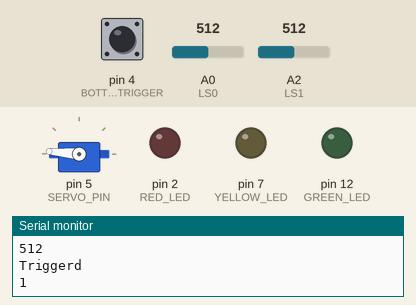
Recording of a sketch running on a simulated Arduino Uno, built with avr-gcc and run on an emulated ATmega328P. On the bench: servo, output pins drawn as LEDs (lit = HIGH), the last lines printed to the serial monitor. The test bench sets the inputs (shaded band); at power-on: pin 4 (BOTTLE_TRIGGER) HIGH, A0 (LS0) = 512, A2 (LS1) = 512. At 10.7 s the program stops and its outputs stay as they are.

Above: at 1.2 s.
1.3 s: pin 4 (BOTTLE_TRIGGER) pulled LOW for 0.15 s
At 2.2 s:
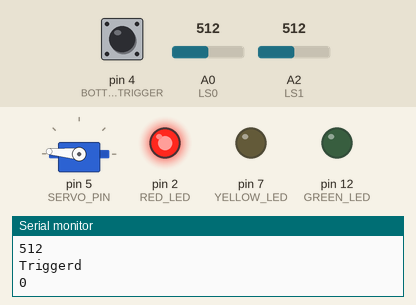
At 5.7 s:
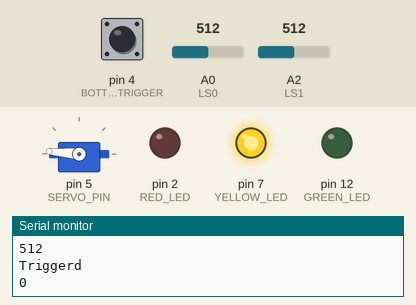
Timing chart, 0 to 12.2 s (numbered marks = the images above; inputs shaded):
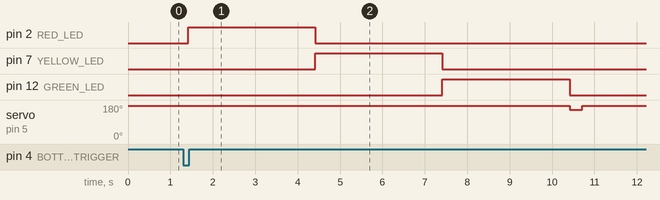

The sketch:

RGM_2019_Arduino_Code.ino
```cpp
/*Author: Lorenzo Pedroza
 * Date: 042419
 * Code for Rube Goldberg Machine 2019
 * Abbreviations:
 *  - LS = LIGHT SENSOR
*/

#include <Servo.h>

#define LS0 A0
#define LS1 A2
#define RED_LED 2
#define YELLOW_LED 7
#define GREEN_LED 12
#define SERVO_PIN 5
#define BOTTLE_TRIGGER 4

int LS0Value = 0;
int LS1Value = 0;
int TRIGGER_STATE = LOW;
Servo keyBoardPresser;

void setup() {
  // put your setup code here, to run once:
  Serial.begin(9600);
  pinMode(LS0, INPUT);
  pinMode(LS1, INPUT);
  pinMode(RED_LED, OUTPUT);
  pinMode(YELLOW_LED, OUTPUT);
  pinMode(GREEN_LED, OUTPUT);
  pinMode(BOTTLE_TRIGGER, INPUT);
  keyBoardPresser.attach(SERVO_PIN);
  keyBoardPresser.write(175);
}

void loop() {
  // put your main code here, to run repeatedly:
  LS0Value = getConstrainedLSValue(LS0);
  LS1Value = getConstrainedLSValue(LS1);
  TRIGGER_STATE = digitalRead(BOTTLE_TRIGGER);
  Serial.print("incoming value from photocell sensor =");
  Serial.println(LS0Value);
  Serial.println(LS1Value);
  Serial.println("Triggerd\n");
  Serial.println(TRIGGER_STATE);

  delay(100);

  if(TRIGGER_STATE == LOW)
  {
      digitalWrite(RED_LED, HIGH);
      delay(3000);
      digitalWrite(RED_LED, LOW);

      digitalWrite(YELLOW_LED, HIGH);
      delay(3000);
      digitalWrite(YELLOW_LED, LOW);

      digitalWrite(GREEN_LED, HIGH);
      delay(3000);
      digitalWrite(GREEN_LED, LOW);

      keyBoardPresser.write(155);
      delay(300);
      keyBoardPresser.write(175);

       while(true);

  }


}

int getConstrainedLSValue(int analogPin){
  int photocellValue = 0;

  photocellValue = analogRead(analogPin);
  photocellValue = constrain(photocellValue, 200, 800);

  return photocellValue;
}
```

Measured:
- after the input at 1.3 s, pin 2 (RED_LED): LOW → HIGH after 0.11 s, → LOW 3.0 s later; pin 7 (YELLOW_LED): LOW → HIGH after 3.1 s, → LOW 3.0 s later; pin 12 (GREEN_LED): LOW → HIGH after 6.1 s, → LOW 3.0 s later; servo on pin 5 (SERVO_PIN): 175° → 155° after 9.1 s, → 175° 0.30 s later
